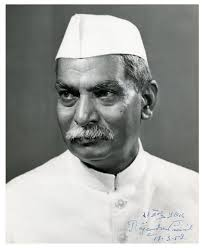
#> input picture 7.jpg, 204 x 248 px
$ python 7.py
#> lines starting #> are read from the running program, lines starting #| are printed output that depends on the picture
import cv2 as cv
import numpy as np
img8=cv.imread("7.jpg")
#> img8 is the input picture: shape (248, 204, 3); mean B, G, R 160.2, 163, 161.3
img8=cv.resize(7,(400,500))
img9=cv.imread("8.jpg")
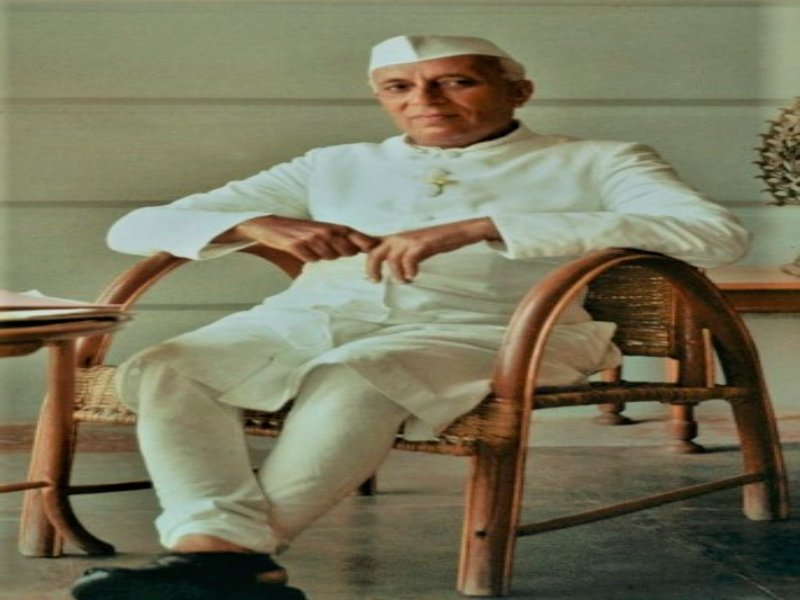
#> input picture 8.jpg, 800 x 600 px
#> img9 is the input picture: shape (600, 800, 3); mean B, G, R 92.7, 118.4, 121
img9=cv.resize(10,(400,500))
img10=np.hstack([img8,img9])
cv.imwrite("img8.jpg",img8)
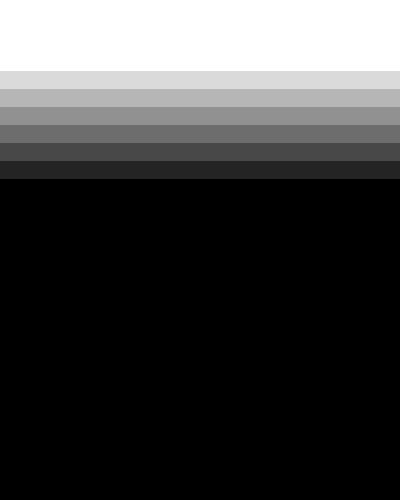
#> saved as img8.jpg: shape (500, 400); min 0, max 7, mean 1.75; drawn with min black and max white
